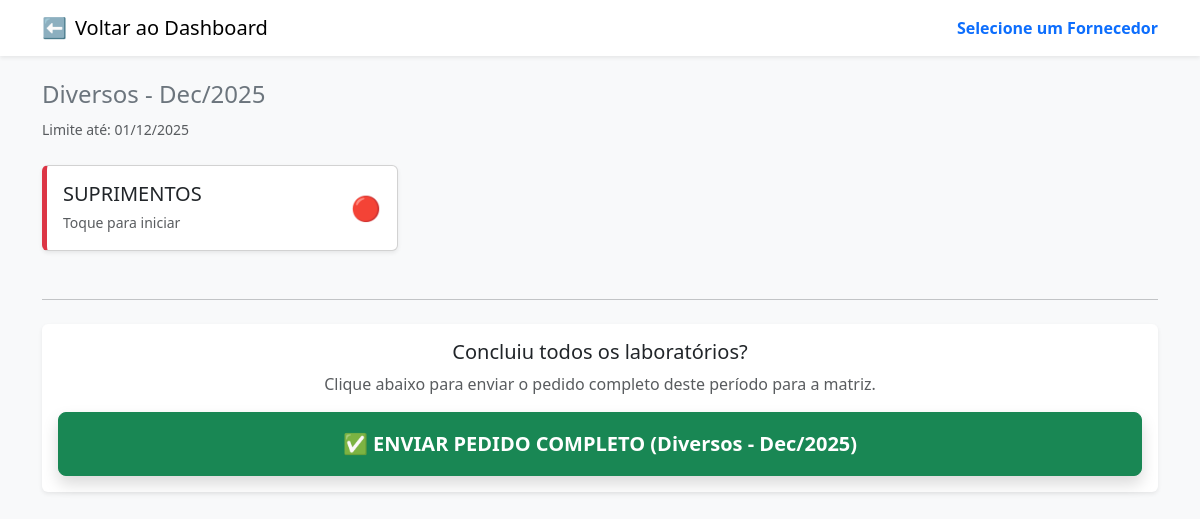
/pedido/selecao-fabricante/1 (signed in), run on an earlier commit of the app's database.
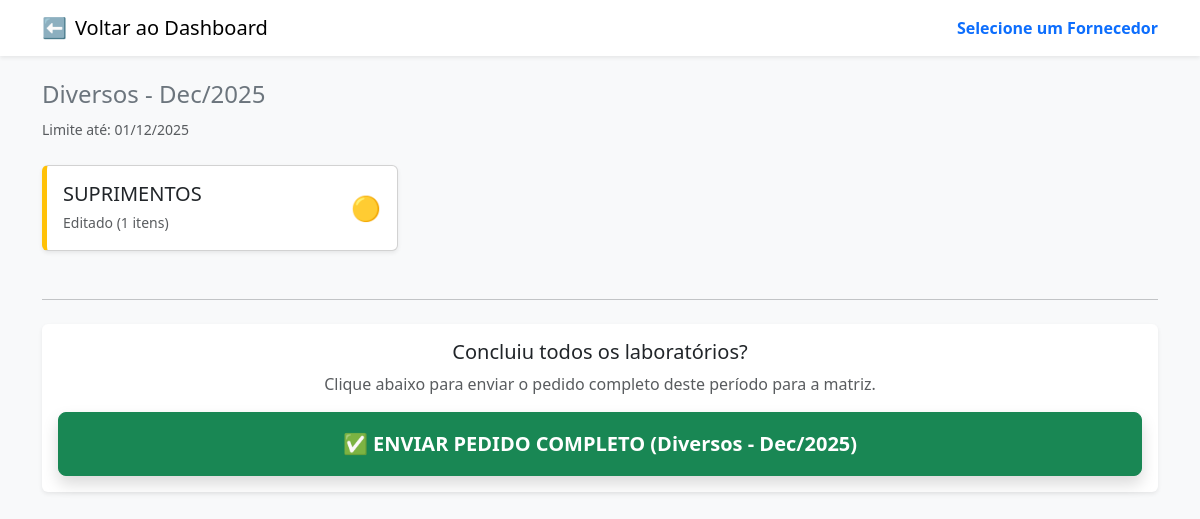
And on a later commit of the database.
### app.py (models this page shows)
class Periodo(db.Model):
    id = db.Column(db.Integer, primary_key=True)
    nome = db.Column(db.String(100), nullable=False)
    grupo_filtro = db.Column(db.String(50), nullable=False)
    data_limite = db.Column(db.Date, nullable=False)
    mes = db.Column(db.Integer, nullable=False)
    ano = db.Column(db.Integer, nullable=False)
    ativo = db.Column(db.Boolean, default=True)

class Produto(db.Model):
    id = db.Column(db.Integer, primary_key=True)
    nome = db.Column(db.String(200), nullable=False)
    laboratorio = db.Column(db.String(100), nullable=False)
    grupo = db.Column(db.String(50), default='2.1')
    unidade_caixa = db.Column(db.Integer, default=1)
    preco = db.Column(db.Float, default=0.00)

### app.py (the view)
@app.route('/pedido/selecao-fabricante/<int:periodo_id>')
def selecao_fabricante(periodo_id):
    if 'usuario_id' not in session: return redirect(url_for('login'))
    periodo = Periodo.query.get_or_404(periodo_id)
    laboratorios_db = db.session.query(Produto.laboratorio).filter_by(grupo=periodo.grupo_filtro).distinct().all()
    lista_final = []
    pedido_atual = Pedido.query.filter_by(usuario_id=session['usuario_id'], loja_id=session['loja_id'], periodo_id=periodo.id).order_by(Pedido.id.desc()).first()
    data_formatada = pedido_atual.data_alteracao.strftime('%d/%m às %H:%M') if pedido_atual and pedido_atual.data_alteracao else ""
    for lab in laboratorios_db:
        nome_lab = lab[0]
        status, qtd_itens = 'nao_iniciado', 0
        if pedido_atual:
            qtd_itens = db.session.query(ItemPedido).join(Produto).filter(ItemPedido.pedido_id == pedido_atual.id, Produto.laboratorio == nome_lab).count()
            if qtd_itens > 0: status = 'concluido' if pedido_atual.status == 'Enviado' else 'andamento'
            elif pedido_atual.status == 'Enviado': status = 'concluido'
        lista_final.append({'nome': nome_lab, 'status': status, 'itens': qtd_itens, 'data_hora': data_formatada})
    return render_template('fabricantes.html', lista_fabricantes=lista_final, periodo=periodo)

### templates/fabricantes.html (shortened to what this page needs)
<!DOCTYPE html>
<html lang="pt-br">
<head>
    <link href="https://cdn.jsdelivr.net/npm/bootstrap@5.3.0/dist/css/bootstrap.min.css" rel="stylesheet">
</head>
<body class="bg-light">
    <nav class="navbar navbar-light bg-white shadow-sm mb-4">
        <div class="container">
            <a class="navbar-brand d-flex align-items-center" href="{{ url_for('dashboard_loja') }}">
                <span class="me-2">⬅️</span> Voltar ao Dashboard
            </a>
            <span class="navbar-text fw-bold text-primary">Selecione um Fornecedor</span>
        </div>
    </nav>
    <div class="container pb-5">
        <div class="mb-4">
            <h4 class="text-secondary">{{ periodo.nome }}</h4>
            <small class="text-muted">Limite até: {{ periodo.data_limite.strftime('%d/%m/%Y') }}</small>
        </div>
        <div class="row">
            {% for item in lista_fabricantes %}
            <div class="col-md-4 mb-4">
                <a href="{{ url_for('pedido_form', periodo_id=periodo.id, laboratorio=item.nome) }}" class="text-decoration-none text-dark">
                    <div class="card card-fabricante h-100 shadow-sm
                        {% if item.status == 'concluido' %} status-concluido
                        {% elif item.status == 'andamento' %} status-em-andamento
                        {% else %} status-nao-iniciado {% endif %}">
                        <div class="card-body d-flex justify-content-between align-items-center">
                            <div>
                                <h5 class="card-title mb-1">{{ item.nome }}</h5>
                                <small class="text-muted">
                                    {% if item.status == 'concluido' %} Pedido Finalizado
                                    {% elif item.status == 'andamento' %} Editado ({{ item.itens }} itens)
                                    {% else %} Toque para iniciar {% endif %}
                                </small>
                            </div>
                            <div class="icon-status">
                                {% if item.status == 'concluido' %} 🟢
                                {% elif item.status == 'andamento' %} 🟡
                                {% else %} 🔴 {% endif %}
                            </div>
                        </div>
                    </div>
                </a>
            </div>
            {% endfor %}
        </div>
        <hr class="my-4">
        <div class="card shadow-sm border-0">
            <div class="card-body text-center">
                <h5 class="card-title">Concluiu todos os laboratórios?</h5>
                <p class="text-muted">Clique abaixo para enviar o pedido completo deste período para a matriz.</p>
                <form action="{{ url_for('finalizar_pedido_periodo', periodo_id=periodo.id) }}" method="POST">
                    <button type="submit" class="btn btn-success btn-lg w-100 py-3 fw-bold shadow"
                        onclick="return confirm('Tem certeza? Após enviar, você não poderá mais alterar este pedido.')">
                        ✅ ENVIAR PEDIDO COMPLETO ({{ periodo.nome }})
                    </button>
                </form>
            </div>
        </div>
    </div>
</body>
</html>

### templates/fabricantes.html (style rules this page uses)
.card-fabricante { transition: transform 0.2s; cursor: pointer; border-left: 5px solid #ccc; }
.status-em-andamento { border-left-color: #ffc107; }
.icon-status { font-size: 1.5rem; }

What changed in the data, as far as the page shows it:
changed Produto "SUPRIMENTOS": itens (not shown) → "1"; text "Toque para iniciar 🔴" → "Editado ( itens) 🟡"
